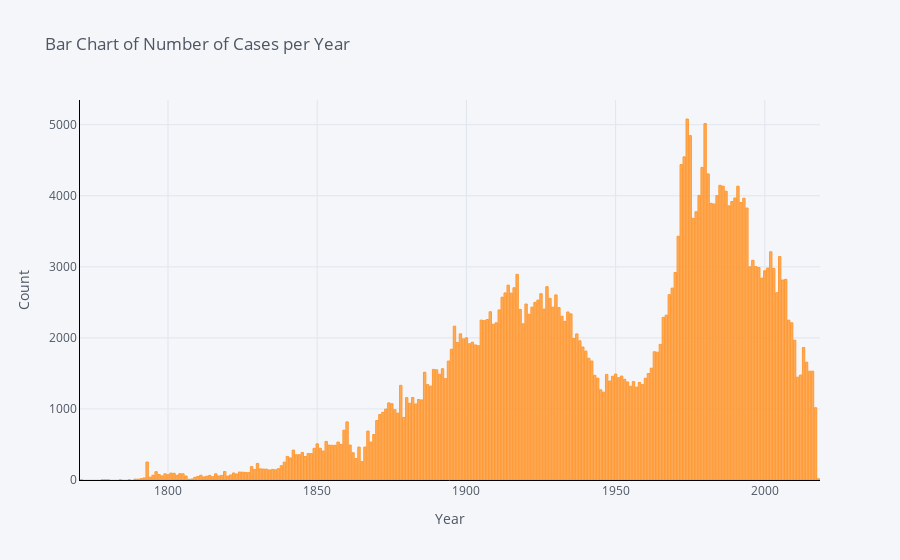

Write notebook code for a chart like this one.
### Markdown cell above
## Distribution of Cases Over Time
Lastly, we wanted to look at how the total number of cases has changed over time by looking at the distribution of cases for all of the states.

### Code cell
case_df.groupby('decision_year').count()['id'].sort_values(ascending=False).iplot(kind='bar',
                                            yTitle='Count', linecolor='black', opacity=0.8,
                                            title='Bar Chart of Number of Cases per Year', xTitle='Year')
plt.savefig('cases_per_year.png')

### Figure 1 — Plotly figure (JSON) as saved in the notebook; plotly's stock layout.template omitted (floating-point values rounded to 4 significant figures; data arrays with more than 128 entries replaced by an {"elided": "..."} marker saying what was removed)
{"data": [{"marker": {"color": "rgba(255, 153, 51, 0.8)", "line": {"color": "rgba(255, 153, 51, 1.0)", "width": 1}}, "name": "id", "orientation": "v", "text": "", "type": "bar", "x": {"elided": "236 str values"}, "y": {"elided": "236 int values"}}], "layout": {"legend": {"bgcolor": "#F5F6F9", "font": {"color": "#4D5663"}}, "paper_bgcolor": "#F5F6F9", "plot_bgcolor": "#F5F6F9", "title": {"font": {"color": "#4D5663"}, "text": "Bar Chart of Number of Cases per Year"}, "xaxis": {"gridcolor": "#E1E5ED", "linecolor": "black", "showgrid": true, "tickfont": {"color": "#4D5663"}, "title": {"font": {"color": "#4D5663"}, "text": "Year"}, "zerolinecolor": "#E1E5ED"}, "yaxis": {"gridcolor": "#E1E5ED", "linecolor": "black", "showgrid": true, "tickfont": {"color": "#4D5663"}, "title": {"font": {"color": "#4D5663"}, "text": "Count"}, "zerolinecolor": "#E1E5ED"}}}
